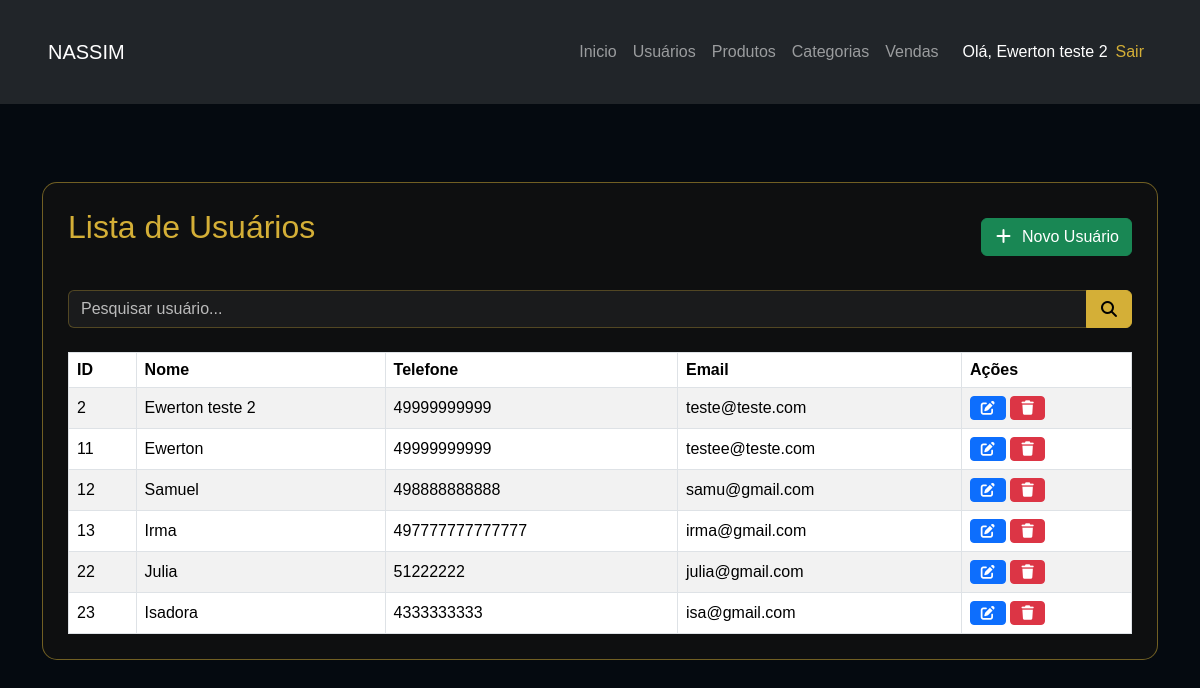
The app's page /site_admin/ususario/usuarioList.php (signed in) with its own data.
### tables this page shows
CREATE TABLE IF NOT EXISTS `usuarios` (
  `id` int NOT NULL AUTO_INCREMENT,
  `nome` varchar(100) DEFAULT NULL,
  `telefone` varchar(20) DEFAULT NULL,
  `email` varchar(100) DEFAULT NULL,
  `login` varchar(50) DEFAULT NULL,
  `senha` varchar(255) DEFAULT NULL,
  PRIMARY KEY (`id`)
);

### site_admin/database/db.class.php (called while the page is built, shortened)
<?php
class db
{
    private $host = 'localhost';
    private $user = 'root';
    private $password = '';
    private $port = '3306';
    private $dbname = 'nassim_db';
    private $table_name;
    private $conn;
    public function __construct($table_name)
    {
        $this->table_name = $table_name;
        $this->conn = $this->connect();
    }
    private function connect()
    {
        try {
            return new PDO(
                "mysql:host=$this->host;dbname=$this->dbname;port=$this->port;charset=utf8",
                $this->user,
                $this->password,
                [
                    PDO::ATTR_ERRMODE => PDO::ERRMODE_EXCEPTION
                ]
            );
        } catch (PDOException $e) {
            die('Erro na conexão: ' . $e->getMessage());
        }
    }
    public function all()
    {
        $sql = "SELECT * FROM $this->table_name";
        $st = $this->conn->prepare($sql);
        $st->execute();
        return $st->fetchAll(PDO::FETCH_OBJ);
    }
}

### site_admin/ususario/usuarioList.php (the view, shortened to what this page needs)
<?php
include '../../header.php';
include_once "../database/db.class.php";
$db = new db('usuarios');
$usuarios = $db->all();
?>
<div class="list-crud">
    <div class="d-flex justify-content-between align-items-center mb-4">
        <h2>Lista de Usuários</h2>
        <a href="usuarioForm.php" class="btn btn-success">
            <i class="fa-solid fa-plus me-1"></i>
            Novo Usuário
        </a>
    </div>
    <form class="mb-4">
        <div class="input-group">
            <input
                type="text"
                id="pesquisa"
                class="form-control"
                placeholder="Pesquisar usuário...">
            <button type="button" class="btn btn-warning">
                <i class="fa-solid fa-magnifying-glass"></i>
            </button>
        </div>
    </form>
    <div class="table-responsive">
        <table class="table table-striped table-hover table-bordered" id="tabelaUsuarios">
            <thead>
                <tr>
                    <th>ID</th>
                    <th>Nome</th>
                    <th>Telefone</th>
                    <th>Email</th>
                    <th width="170">Ações</th>
                </tr>
            </thead>
            <tbody>
                <?php foreach ($usuarios as $usuario): ?>
                    <tr>
                        <td><?= $usuario->id ?></td>
                        <td><?= $usuario->nome ?></td>
                        <td><?= $usuario->telefone ?></td>
                        <td><?= $usuario->email ?></td>
                        <td>
                            <a href="usuarioForm.php?id=<?= $usuario->id ?>"
                                class="btn btn-primary btn-sm">
                                <i class="fa-solid fa-pen-to-square"></i>
                            </a>
                            <a href="?delete=<?= $usuario->id ?>"
                                class="btn btn-danger btn-sm"
                                onclick="return confirm('Deseja excluir?')">
                                <i class="fa-solid fa-trash"></i>
                            </a>
                        </td>
                    </tr>
                <?php endforeach; ?>
            </tbody>
        </table>
    </div>
</div>
<?php include '../../footer.php'; ?>

### header.php (shortened to what this page needs)
<link href="https://cdn.jsdelivr.net/npm/bootstrap@5.3.8/dist/css/bootstrap.min.css" rel="stylesheet">
<link rel="stylesheet"
    href="https://cdnjs.cloudflare.com/ajax/libs/font-awesome/7.0.1/css/all.min.css">
<link rel="stylesheet"
      href="/pweb1_2026_1/nassim/assets/css/style.css">
<nav class="navbar navbar-expand-lg navbar-dark bg-dark mb-4">
    <div class="container-fluid py-4 px-5">
        <a class="navbar-brand" href="/pweb1_2026_1/nassim/index.php">
            NASSIM
        </a>
        <div class="navbar-nav">
            <a class="nav-link" href="/pweb1_2026_1/nassim/index.php">
                Inicio
            </a>
            <?php if (isset($_SESSION['usuario_id'])) : ?>
                <a class="nav-link"
                    href="/pweb1_2026_1/nassim/site_admin/ususario/usuarioList.php">
                    Usuários
                </a>
                <a class="nav-link"
                    href="/pweb1_2026_1/nassim/site_admin/produto/produtoList.php">
                    Produtos
                </a>
                <a class="nav-link"
                    href="/pweb1_2026_1/nassim/site_admin/categoria/categoriaList.php">
                    Categorias
                </a>
                <a class="nav-link"
                    href="/pweb1_2026_1/nassim/site_admin/venda/vendaList.php">
                    Vendas
                </a>
                <span class="navbar-text text-white ms-3">
                    Olá, <?php echo $_SESSION['usuario_nome']; ?>
                </span>
                <a class="nav-link text-warning"
                    href="/pweb1_2026_1/nassim/site_admin/logout.php">
                    Sair
                </a>
            <?php endif; ?>
        </div>
    </div>
</nav>
<div class="container py-4">

### footer.php (shortened to what this page needs)
</div>
</body>
</html>

### assets/css/style.css (style rules this page uses)
h1,h2,h3,h4,h5 { color: #d4af37; }
.text-warning { color: #d4af37 !important; }
.btn-warning { background-color: #d4af37; border-color: #d4af37; color: #000; font-weight: bold; }
.container { padding-bottom: 50px; }
a { text-decoration: none; }
.list-crud { background: rgba(17, 17, 17, .85); border-radius: 15px; border: 1px solid rgba(212, 175, 55, .5); padding: 25px; margin-top: 30px; }
.list-crud h2 { color: #d4af37; margin-bottom: 20px; }
.list-crud .table { color: white; margin-bottom: 0; }
.list-crud .table thead { background: #d4af37; color: #000; }
.list-crud .table td, .list-crud .table th { vertical-align: middle; }
.list-crud .table-striped>tbody>tr:nth-of-type(odd) { background: rgba(255, 255, 255, .03); }
.list-crud .form-control { background: rgba(255, 255, 255, .05); border: 1px solid rgba(212, 175, 55, .3); color: white; }
.list-crud .form-control::placeholder { color: #bbb; }

### records on screen
usuarios: id "2", nome "Ewerton teste 2", telefone "49999999999", email "teste@teste.com"
usuarios: id "11", nome "Ewerton", telefone "49999999999", email "testee@teste.com"
usuarios: id "12", nome "Samuel", telefone "498888888888", email "samu@gmail.com"
usuarios: id "13", nome "Irma", telefone "497777777777777", email "irma@gmail.com"
usuarios: id "22", nome "Julia", telefone "51222222", email "julia@gmail.com"
usuarios: id "23", nome "Isadora", telefone "4333333333", email "isa@gmail.com"

### other values on screen
$_SESSION['usuario_nome'] "Ewerton teste 2"
